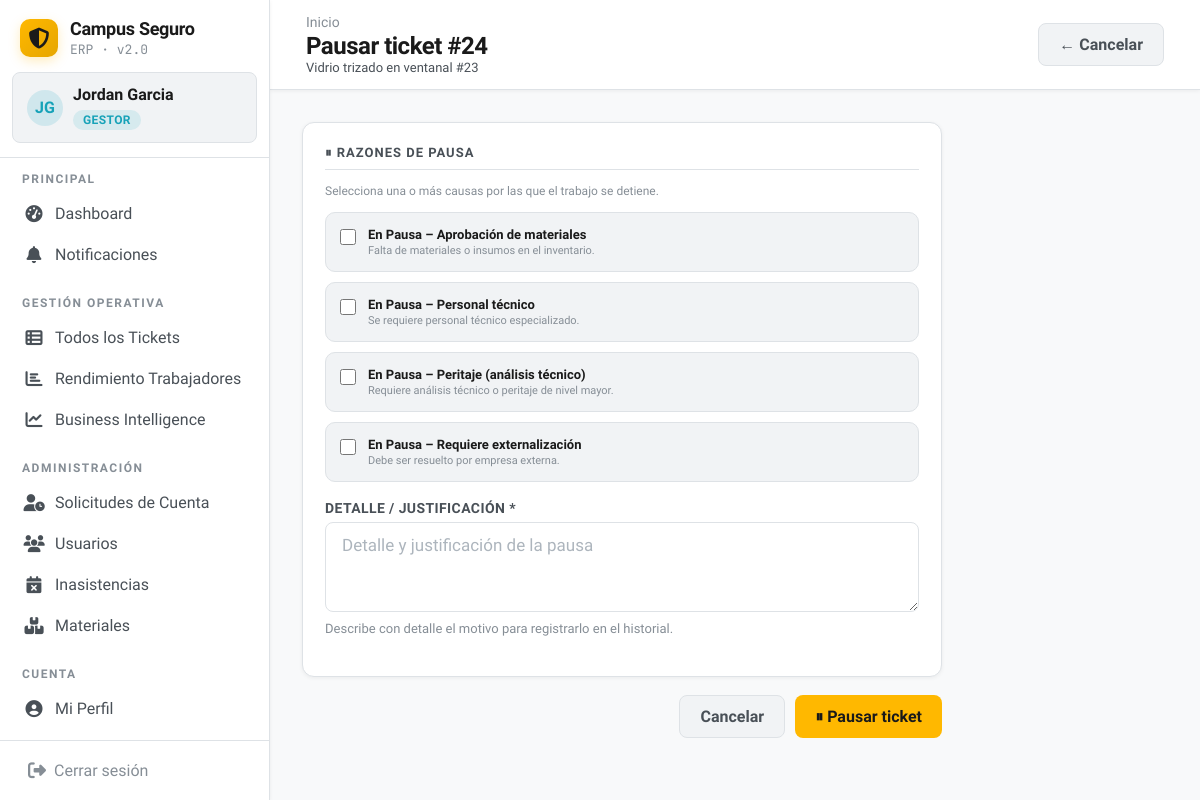
/gestor/tickets/24/pausar/ (signed in), run on the app's committed database.
### app/models.py (models this page shows, shortened)
class Usuario(AbstractUser):
    VINCULO_CHOICES = [
        ('alumno', 'Alumno'),
        ('docente', 'Docente'),
        ('administrativo', 'Administrativo'),
        ('funcionario', 'Funcionario'),
    ]
    JORNADA_CHOICES = [
        ('diurna', 'Diurna'),
        ('vespertina', 'Vespertina'),
        ('mixta', 'Mixta'),
    ]
    rol = models.ForeignKey(Rol, on_delete=models.PROTECT, related_name="usuarios", null=True, blank=True)
    rut = models.CharField(max_length=12, unique=True)
    telefono = models.CharField(max_length=15, blank=True, null=True)
    correo_institucional = models.EmailField(unique=True)
    vinculo = models.CharField(max_length=20, choices=VINCULO_CHOICES, blank=True, null=True)
    carrera = models.ForeignKey(
        'Carrera', on_delete=models.SET_NULL, null=True, blank=True,
        related_name='alumnos',
    )
    jornada = models.CharField(max_length=15, choices=JORNADA_CHOICES, blank=True, null=True)
    sede = models.ForeignKey(Sede, on_delete=models.SET_NULL, blank=True, null=True, related_name='estudiantes_funcionarios')
    escuela = models.ForeignKey(Escuela, on_delete=models.SET_NULL, related_name="usuarios", null=True, blank=True)
    departamento = models.ForeignKey(
        Departamento,
        on_delete=models.SET_NULL,
        null=True,
        blank=True,
        related_name="usuarios"
    )
    especialidades = models.ManyToManyField(
        Especialidad,
        through='EspecialidadUsuario',
        blank=True,
        related_name='tecnicos'
    )
    turno = models.CharField(max_length=50, blank=True, null=True)  # mañana / tarde / noche
    estado_cuenta = models.ForeignKey(
        EstadoCatalogo,
        on_delete=models.PROTECT,
        related_name='usuarios',
        limit_choices_to={'entidad': 'cuenta'},
    )
    fecha_registro = models.DateTimeField(auto_now_add=True)
    fecha_aprobacion = models.DateTimeField(null=True, blank=True)
    aprobado_por = models.ForeignKey('self', on_delete=models.SET_NULL, null=True, blank=True, related_name='cuentas_aprobadas')
    activo = models.BooleanField(default=True)
    auth0_sub = models.CharField(
        max_length=120,
        unique=True,
        null=True,
        blank=True,
        verbose_name='Auth0 Subject ID',
        help_text='Identificador único del usuario en Auth0. Se asigna automáticamente al registrar vía Auth0.',
    )
    objects = UsuarioManager()

class Rol(models.Model):
    nombre = models.CharField(max_length=50, verbose_name="Nombre del Rol")
    codigo = models.CharField(max_length=30, unique=True, verbose_name="Código Operacional")  # ej: 'mantencion', 'guardia', 'gestor'
    class Meta:
        verbose_name = "Rol"
        verbose_name_plural = "Roles"

class Ticket(models.Model):
    URGENCIA_CHOICES = [
        ('baja', 'Baja'),
        ('media', 'Media'),
        ('alta', 'Alta'),
        ('critica', 'Crítica'),
    ]
    PAUSA_CHOICES = [
        ('material', 'En Pausa – Aprobación de materiales'),
        ('personal', 'En Pausa – Personal técnico'),
        ('nivel_mayor', 'En Pausa – Peritaje (análisis técnico)'),
        ('externalizacion', 'En Pausa – Requiere externalización'),
    ]
    creado_por = models.ForeignKey(Usuario, on_delete=models.PROTECT, related_name='tickets_creados')
    asignado_a = models.ForeignKey(Usuario, on_delete=models.SET_NULL, null=True, blank=True, related_name='tickets_asignados')
    validado_por = models.ForeignKey(Usuario, on_delete=models.SET_NULL, null=True, blank=True, related_name='tickets_validados')
    gestor_responsable = models.ForeignKey(Usuario, on_delete=models.PROTECT, null=True, blank=True, related_name='tickets_gestionados')
    estado = models.ForeignKey(
        EstadoCatalogo,
        on_delete=models.PROTECT,
        related_name='tickets_estado',
        limit_choices_to={'entidad': 'ticket'},
    )
    sub_estado = models.ForeignKey(
        EstadoCatalogo,
        on_delete=models.SET_NULL,
        null=True, blank=True,
        related_name='tickets_sub_estado',
        limit_choices_to={'entidad': 'ticket_sub'},
    )
    estado_pausa = models.CharField(max_length=120, blank=True, null=True)
    motivo_pausa = models.TextField(blank=True, null=True)
    comentario_reactivacion = models.TextField(blank=True, null=True)
    ubicacion = models.ForeignKey(Ubicacion, on_delete=models.PROTECT, related_name='tickets')
    categoria = models.ForeignKey(CategoriaTicket, on_delete=models.PROTECT, related_name='tickets')
    urgencia = models.CharField(max_length=10, choices=URGENCIA_CHOICES, default='media', db_index=True)
    titulo = models.CharField(max_length=200)
    descripcion = models.TextField()
    afecta_clase = models.BooleanField(default=False)
    riesgo_electrico = models.BooleanField(default=False)
    riesgo_estructural = models.BooleanField(default=False)
    riesgo_accesibilidad = models.BooleanField(default=False)
    foto_evidencia = models.ImageField(upload_to='tickets/evidencia/', null=True, blank=True)
    id_activo_sap = models.CharField(max_length=50, blank=True, null=True)
    inicio_trabajo_at = models.DateTimeField(null=True, blank=True)
    created_at = models.DateTimeField(auto_now_add=True)
    updated_at = models.DateTimeField(auto_now=True)
    cerrado_at = models.DateTimeField(null=True, blank=True)
    cancelado_at = models.DateTimeField(null=True, blank=True)
    deleted_at = models.DateTimeField(null=True, blank=True, db_index=True)
    class Meta:
        ordering = ['-created_at']

### app/views.py (the view, shortened to what this page needs)
# urls.py: path('gestor/tickets/<int:pk>/pausar/', views.pausar_ticket, name='pausar_ticket'),
@login_required
@rol_requerido('gestor')
def pausar_ticket(request, pk):
    ticket = get_object_or_404(Ticket, pk=pk, deleted_at__isnull=True)
    form = PausaForm(request.POST or None)
    return render(request, 'app/pausar.html', {'form': form, 'ticket': ticket, 'pausa_choices': Ticket.PAUSA_CHOICES})

### app/forms.py
class PausaForm(forms.Form):
    razones_pausa = forms.MultipleChoiceField(
        choices=[],  # poblado dinámicamente desde EstadoCatalogo(entidad='pausa_ticket')
        widget=forms.CheckboxSelectMultiple,
        label='Motivos de pausa (puede seleccionar más de uno)',
    )
    motivo_pausa = forms.CharField(
        widget=forms.Textarea(attrs={'rows': 3, 'placeholder': 'Detalle y justificación de la pausa'}),
        label='Detalle / Justificación'
    )
    def __init__(self, *args, **kwargs):
        super().__init__(*args, **kwargs)
        from app.models import EstadoCatalogo
        db = list(EstadoCatalogo.objects.filter(entidad='pausa_ticket', activo=True)
                  .order_by('orden').values_list('codigo', 'nombre_display'))
        self.fields['razones_pausa'].choices = db or Ticket.PAUSA_CHOICES

### app/context_processors.py (called while the page is built)
def notificaciones_no_leidas(request):
    if request.user.is_authenticated:
        cache_key = f'notif_count_{request.user.pk}'
        count = cache.get(cache_key)
        if count is None:
            count = Notificacion.objects.filter(
                destinatario=request.user, leida=False, archivada=False, deleted_at__isnull=True
            ).count()
            cache.set(cache_key, count, 60)
        return {'notif_no_leidas_count': count}
    return {'notif_no_leidas_count': 0}

### app/views.py (called while the page is built)
def rol_requerido(*roles):
    def decorator(view_func):
        @wraps(view_func)
        def _wrapped(request, *args, **kwargs):
            if not request.user.is_authenticated:
                return redirect('app:login')
            user_rol_codigo = request.user.rol.codigo if request.user.rol else None
            if user_rol_codigo not in roles and not request.user.is_superuser:
                messages.error(request, 'No tienes permiso para acceder a esta sección.')
                return redirect('app:dashboard')
            return view_func(request, *args, **kwargs)
        return _wrapped
    return decorator

### app/templates/app/pausar.html (shortened to what this page needs)
{% extends 'app/base.html' %}
{% block page_title %}Pausar ticket #{{ ticket.id }}{% endblock %}
{% block page_subtitle %}{{ ticket.titulo }}{% endblock %}
{% block topbar_actions %}
  <a href="{% url 'app:gestor_tickets' %}" class="btn btn-ghost">← Cancelar</a>
{% endblock %}
{% block content %}
<form method="post" style="max-width:640px;">
  <div class="card" style="margin-bottom:18px;">
    <div class="form-section-title">⏸ Razones de pausa</div>
    <div style="font-size:12px;color:var(--text-muted);margin-bottom:14px;">Selecciona una o más causas por las que el trabajo se detiene.</div>
    <div style="display:flex;flex-direction:column;gap:10px;margin-bottom:18px;">
      {% for value, label in pausa_choices %}
      <label style="display:flex;align-items:flex-start;gap:12px;cursor:pointer;background:var(--bg-700);border:1px solid var(--border);border-radius:10px;padding:14px;transition:border-color 0.15s;"
        onmouseover="this.style.borderColor='var(--accent-blue)'" onmouseout="this.style.borderColor='var(--border)'">
        <input type="checkbox" name="razones_pausa" value="{{ value }}"
          style="margin-top:2px;width:16px;height:16px;accent-color:var(--accent-yellow);flex-shrink:0;cursor:pointer;"
          {% if form.razones_pausa.value and value in form.razones_pausa.value %}checked{% endif %}>
        <div>
          <div style="font-size:13px;font-weight:600;color:var(--text-primary);">{{ label }}</div>
          <div style="font-size:11px;color:var(--text-muted);margin-top:2px;">
            {% if value == 'material' %}Falta de materiales o insumos en el inventario.
            {% elif value == 'personal' %}Se requiere personal técnico especializado.
            {% elif value == 'nivel_mayor' %}Requiere análisis técnico o peritaje de nivel mayor.
            {% elif value == 'externalizacion' %}Debe ser resuelto por empresa externa.
            {% endif %}
          </div>
        </div>
      </label>
      {% endfor %}
    </div>
    <div class="form-group">
      <label class="form-label">Detalle / Justificación *</label>
      {{ form.motivo_pausa }}
      <div class="form-help">Describe con detalle el motivo para registrarlo en el historial.</div>
    </div>
  </div>
  <div style="display:flex;justify-content:flex-end;gap:10px;">
    <a href="{% url 'app:gestor_tickets' %}" class="btn btn-ghost">Cancelar</a>
    <button type="submit" class="btn btn-warning">⏸ Pausar ticket</button>
  </div>
</form>
{% endblock %}

### app/templates/app/base.html (shortened to what this page needs)
<!DOCTYPE html>
<html lang="es">
<head>
<link rel="stylesheet" href="https://cdnjs.cloudflare.com/ajax/libs/font-awesome/6.7.2/css/all.min.css">
</head>
<body>
{% if user.is_authenticated %}
<div class="layout">
  <aside class="sidebar">
    <div class="sb-brand">
      <div class="logo"><i class="fa-solid fa-shield-halved" style="color:#1a1a1a;font-size:21px;"></i></div>
      <div>
        <div class="name">Campus Seguro</div>
        <div class="sub">ERP · v2.0</div>
      </div>
    </div>
    <div class="sb-user-header">
      <div class="avatar role-{{ user.rol.codigo }}">{{ user.first_name|first|upper }}{{ user.last_name|first|upper }}</div>
      <div class="user-info">
        <div class="uname">{{ user.get_full_name|default:user.username }}</div>
        <div class="role-badge role-{{ user.rol.codigo }}">{{ user.rol.nombre|default:"Sin Rol" }}</div>
      </div>
    </div>
    <div class="sb-divider"></div>
    <nav class="sb-nav">
      <div class="nav-section">
        <div class="nav-label">Principal</div>
        <a href="{% url 'app:dashboard' %}" class="nav-item {% if request.resolver_match.url_name == 'dashboard' %}active{% endif %}">
          <span class="icon"><i class="fa-solid fa-gauge-high"></i></span> Dashboard
        </a>
        <a href="{% url 'app:notificaciones' %}" class="nav-item {% if request.resolver_match.url_name == 'notificaciones' %}active{% endif %}">
          <span class="icon"><i class="fa-solid fa-bell"></i></span> Notificaciones
        </a>
      </div>
      {% if user.rol.codigo == 'gestor' or user.is_superuser %}
      <div class="nav-section">
        <div class="nav-label">Gestión Operativa</div>
        <a href="{% url 'app:gestor_tickets' %}" class="nav-item {% if request.resolver_match.url_name == 'gestor_tickets' %}active{% endif %}">
          <span class="icon"><i class="fa-solid fa-table-list"></i></span> Todos los Tickets
        </a>
        <a href="{% url 'app:gestor_operativo' %}" class="nav-item {% if request.resolver_match.url_name == 'gestor_operativo' %}active{% endif %}">
          <span class="icon"><i class="fa-solid fa-chart-bar"></i></span> Rendimiento Trabajadores
        </a>
        <a href="{% url 'app:gestor_bi' %}" class="nav-item {% if request.resolver_match.url_name == 'gestor_bi' %}active{% endif %}">
          <span class="icon"><i class="fa-solid fa-chart-line"></i></span> Business Intelligence
        </a>
      </div>
      <div class="nav-section">
        <div class="nav-label">Administración</div>
        <a href="{% url 'app:gestor_solicitudes_cuenta' %}" class="nav-item {% if request.resolver_match.url_name == 'gestor_solicitudes_cuenta' %}active{% endif %}">
          <span class="icon"><i class="fa-solid fa-user-clock"></i></span> Solicitudes de Cuenta
        </a>
        <a href="{% url 'app:gestor_usuarios' %}" class="nav-item {% if request.resolver_match.url_name == 'gestor_usuarios' %}active{% endif %}">
          <span class="icon"><i class="fa-solid fa-users"></i></span> Usuarios
        </a>
        <a href="{% url 'app:gestor_inasistencias' %}" class="nav-item {% if request.resolver_match.url_name == 'gestor_inasistencias' %}active{% endif %}">
          <span class="icon"><i class="fa-solid fa-calendar-xmark"></i></span> Inasistencias
        </a>
        <a href="{% url 'app:materiales_listado' %}" class="nav-item {% if request.resolver_match.url_name == 'materiales_listado' %}active{% endif %}">
          <span class="icon"><i class="fa-solid fa-boxes-stacked"></i></span> Materiales
        </a>
      </div>
      {% endif %}
      <div class="nav-section">
        <div class="nav-label">Cuenta</div>
        <a href="{% url 'app:mi_perfil' %}" class="nav-item {% if request.resolver_match.url_name == 'mi_perfil' %}active{% endif %}">
          <span class="icon"><i class="fa-solid fa-circle-user"></i></span> Mi Perfil
        </a>
      </div>
    </nav>
    <div class="sb-footer">
      <button onclick="document.getElementById('modal-logout').style.display='flex'" class="sb-logout">
        <i class="fa-solid fa-right-from-bracket" style="font-size:18px;"></i>
        <span>Cerrar sesión</span>
      </button>
    </div>
  </aside>
  <main class="main">
    <header class="global-topbar">
      <div>
        <div class="breadcrumb" style="margin-bottom: 2px;">
          <a href="{% url 'app:dashboard' %}">Inicio</a>
        </div>
        <div class="page-title" style="font-size: 24px; margin: 0;">
          {% block page_title %}Campus Seguro{% endblock %}
        </div>
        <div class="page-subtitle" style="font-size: 13px; margin: 0;">
          {% block page_subtitle %}{% endblock %}
        </div>
      </div>
      <div class="topbar-actions">
        {% block topbar_actions %}{% endblock %}
      </div>
    </header>
    <div class="content-body">
      {% block content %}{% endblock %}
    </div>
  </main>
</div>
{% else %}
  {% block auth_content %}{% endblock %}
{% endif %}
</body>
</html>

### data on the page
Usuario: first_name|first "J", last_name|first "G", get_full_name "Jordan Garcia", rol.nombre "GESTOR"
Ticket: id "24", titulo "Vidrio trizado en ventanal #23"

### other printed values
{{ label }} "En Pausa – Aprobación de materiales" "En Pausa – Personal técnico" "En Pausa – Peritaje (análisis técnico)" "En Pausa – Requiere externalización"
